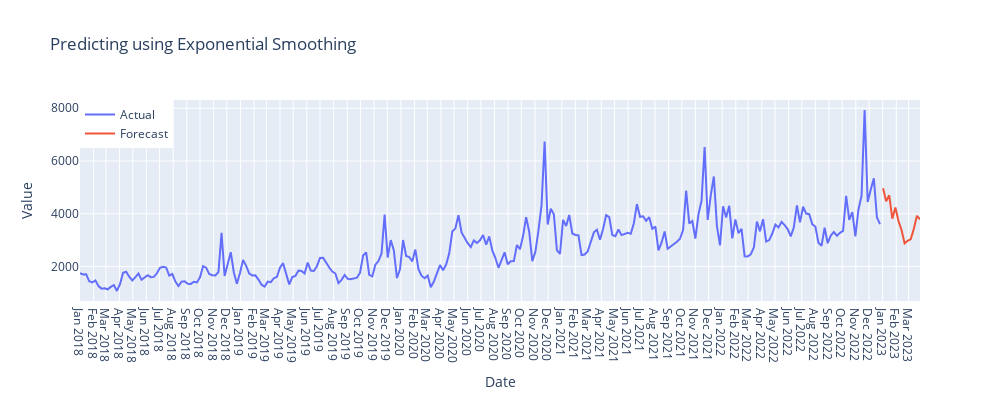

Notebook source saved alongside this figure:
### Code cell
fig = go.Figure()

fig.add_trace(go.Scatter(x=complain_df.index, y=complain_df["complaints"], mode="lines", name="Actual"))
fig.add_trace(go.Scatter(x=pred.index, y=pred, mode="lines", name="Forecast"))

fig.update_layout(
    title="Predicting using Exponential Smoothing",
    xaxis_title="Date",
    yaxis_title="Value",
    legend=dict(x=0, y=1, traceorder="normal"),
    width=1000, height=400,
)

monthly_ticks = complain_df.resample("MS").mean().index  # month starts in your data

fig.update_xaxes(
    tickmode="linear",
    dtick="M1",            # one tick per month
    tickformat="%b %Y",    # e.g., Jan 2019
    tick0="2018-01-01"     # optional: align to month starts (pick your first month)
)


fig.show()

### Figure 1 — Plotly figure (JSON) as saved in the notebook; plotly's stock layout.template omitted (floating-point values rounded to 4 significant figures; data arrays with more than 128 entries replaced by an {"elided": "..."} marker saying what was removed)
{"data": [{"mode": "lines", "name": "Actual", "type": "scatter", "x": {"elided": "261 str values"}, "y": {"elided": "261 int values"}}, {"mode": "lines", "name": "Forecast", "type": "scatter", "x": ["2023-01-02T00:00:00.000000000", "2023-01-09T00:00:00.000000000", "2023-01-16T00:00:00.000000000", "2023-01-23T00:00:00.000000000", "2023-01-30T00:00:00.000000000", "2023-02-06T00:00:00.000000000", "2023-02-13T00:00:00.000000000", "2023-02-20T00:00:00.000000000", "2023-02-27T00:00:00.000000000", "2023-03-06T00:00:00.000000000", "2023-03-13T00:00:00.000000000", "2023-03-20T00:00:00.000000000", "2023-03-27T00:00:00.000000000"], "y": [4966.0, 4478.0, 4699.0, 3814.0, 4242.0, 3726.0, 3386.0, 2879.0, 2979.0, 3044.0, 3430.0, 3924.0, 3795.0]}], "layout": {"height": 400, "legend": {"traceorder": "normal", "x": 0, "y": 1}, "title": {"text": "Predicting using Exponential Smoothing"}, "width": 1000, "xaxis": {"dtick": "M1", "tick0": "2018-01-01", "tickformat": "%b %Y", "tickmode": "linear", "title": {"text": "Date"}}, "yaxis": {"title": {"text": "Value"}}}}
